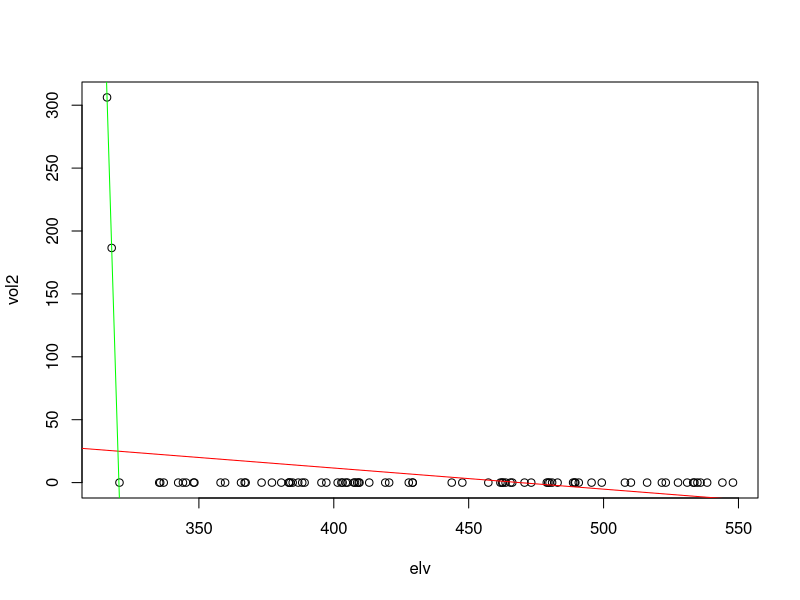

Recreate this plot in R.

# Reviewer's problem No. 3:

crit.height<- 320

set.seed(0)
d <- data.frame(
  elv = (e<-runif(500, 300, 550)),     # explanatory variable (observed in s1)
  vol1 = rnorm(e, mean=600-e, sd=100), # response variables (to be observed in s2 only)
  #vol2 = rnorm(e, mean=300, sd=100)*(e<310),
  vol2 = rnorm(e, mean=300, sd=100)*(e<crit.height),
  resp3 = runif(e) < 0.03)


# repeat manually to see what happens to data and model R2:
d$phase <- 1
d$phase[sample(length(d$phase), 80)] <- 2
plot(vol2 ~ elv, data = d[d$phase==2,])
print("mod1 (red)", quote=F);summary(mod1<- lm( vol2 ~ elv, data = d[d$phase==2, ]))$r.squared # fit without masking zeros (thesis: higher R2 than mod2)
print("mod2 (green)", quote=F);summary(mod2<- lm( vol2 ~ elv, data = d[d$phase==2 & d$elv< crit.height, ]))$r.squared  # fit after masking zeros
abline(mod1, col="red")
abline(mod2, col="green")





































